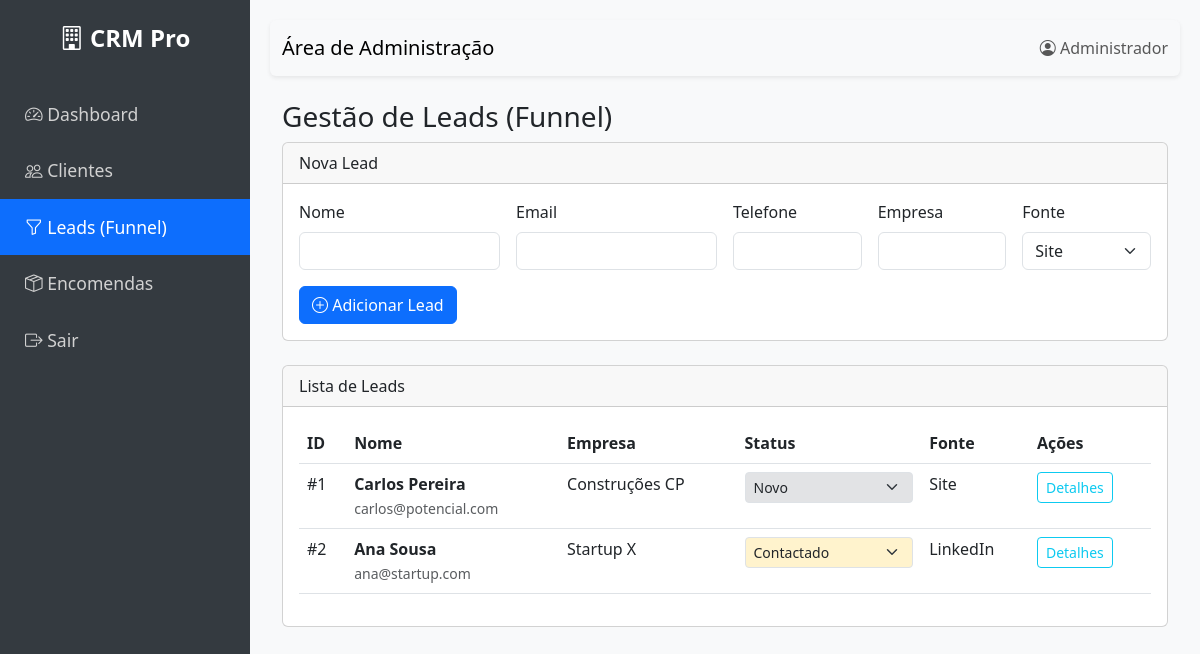
The page /admin/gestao_leads.php (signed in) on the database its author committed.
### tables this page shows
CREATE TABLE `lead` (
  `lead_id` int(11) NOT NULL AUTO_INCREMENT,
  `nome` varchar(100) NOT NULL,
  `email` varchar(100) DEFAULT NULL,
  `telefone` varchar(20) DEFAULT NULL,
  `empresa` varchar(100) DEFAULT NULL,
  `fonte` varchar(50) DEFAULT NULL,  
  `status` enum('novo','contactado','qualificado','proposta','negociacao','ganho','perdido') NOT NULL DEFAULT 'novo',
  `data_criacao` timestamp NOT NULL DEFAULT CURRENT_TIMESTAMP,
  PRIMARY KEY (`lead_id`)
);

### admin/gestao_leads.php (the view, shortened to what this page needs)
<?php
require_once '../includes/db.php';
$leads = $pdo->query("SELECT * FROM lead ORDER BY data_criacao DESC")->fetchAll(PDO::FETCH_ASSOC);
include '../includes/header.php';
?>
<div class="container-fluid">
    <h3>Gestão de Leads (Funnel)</h3>
    <div class="card mb-4">
        <div class="card-header">Nova Lead</div>
        <div class="card-body">
            <form method="POST" class="row g-3">
                <div class="col-md-3">
                    <label class="form-label">Nome</label>
                    <input type="text" name="nome" class="form-control" required>
                </div>
                <div class="col-md-3">
                    <label class="form-label">Email</label>
                    <input type="email" name="email" class="form-control">
                </div>
                <div class="col-md-2">
                    <label class="form-label">Telefone</label>
                    <input type="text" name="telefone" class="form-control">
                </div>
                <div class="col-md-2">
                    <label class="form-label">Empresa</label>
                    <input type="text" name="empresa" class="form-control">
                </div>
                <div class="col-md-2">
                    <label class="form-label">Fonte</label>
                    <select name="fonte" class="form-select">
                        <option value="Site">Site</option>
                    </select>
                </div>
                <div class="col-12">
                    <button type="submit" class="btn btn-primary"><i class="bi bi-plus-circle"></i> Adicionar Lead</button>
                </div>
            </form>
        </div>
    </div>
    <div class="card">
        <div class="card-header">Lista de Leads</div>
        <div class="card-body">
            <div class="table-responsive">
                <table class="table table-hover">
                    <thead>
                        <tr>
                            <th>ID</th>
                            <th>Nome</th>
                            <th>Empresa</th>
                            <th>Status</th>
                            <th>Fonte</th>
                            <th>Ações</th>
                        </tr>
                    </thead>
                    <tbody>
                        <?php foreach ($leads as $lead): ?>
                        <tr>
                            <td>#<?php echo $lead['lead_id']; ?></td>
                            <td>
                                <strong><?php echo htmlspecialchars($lead['nome']); ?></strong><br>
                                <small class="text-muted"><?php echo htmlspecialchars($lead['email']); ?></small>
                            </td>
                            <td><?php echo htmlspecialchars($lead['empresa']); ?></td>
                            <td>
                                <form method="POST" style="display:inline;">
                                    <select name="status" class="form-select form-select-sm" onchange="this.form.submit()"
                                        style="background-color: <?php
                                            echo match($lead['status']) {
                                                'novo' => '#e2e3e5',
                                                'contactado' => '#fff3cd',
                                                'qualificado' => '#cfe2ff',
                                                'ganho' => '#d1e7dd',
                                                'perdido' => '#f8d7da',
                                                default => '#fff'
                                            };
                                        ?>">
                                        <option value="novo" <?php echo $lead['status'] == 'novo' ? 'selected' : ''; ?>>Novo</option>
                                        <option value="contactado" <?php echo $lead['status'] == 'contactado' ? 'selected' : ''; ?>>Contactado</option>
                                    </select>
                                </form>
                            </td>
                            <td><?php echo htmlspecialchars($lead['fonte']); ?></td>
                            <td>
                                <a href="detalhe_lead.php?id=<?php echo $lead['lead_id']; ?>" class="btn btn-sm btn-outline-info">Detalhes</a>
                            </td>
                        </tr>
                        <?php endforeach; ?>
                    </tbody>
                </table>
            </div>
        </div>
    </div>
</div>
<?php include '../includes/footer.php'; ?>

### includes/header.php (style rules this page uses)
body { font-family: 'Segoe UI', Tahoma, Geneva, Verdana, sans-serif; background-color: #f8f9fa; }

### rows shown on the page
lead: lead_id "1", nome "Carlos Pereira", email "carlos@potencial.com", empresa "Construções CP", status "Novo", fonte "Site"
lead: lead_id "2", nome "Ana Sousa", email "ana@startup.com", empresa "Startup X", status "Contactado", fonte "LinkedIn"

### other values the page prints
$_SESSION['admin_nome'] "Administrador"
